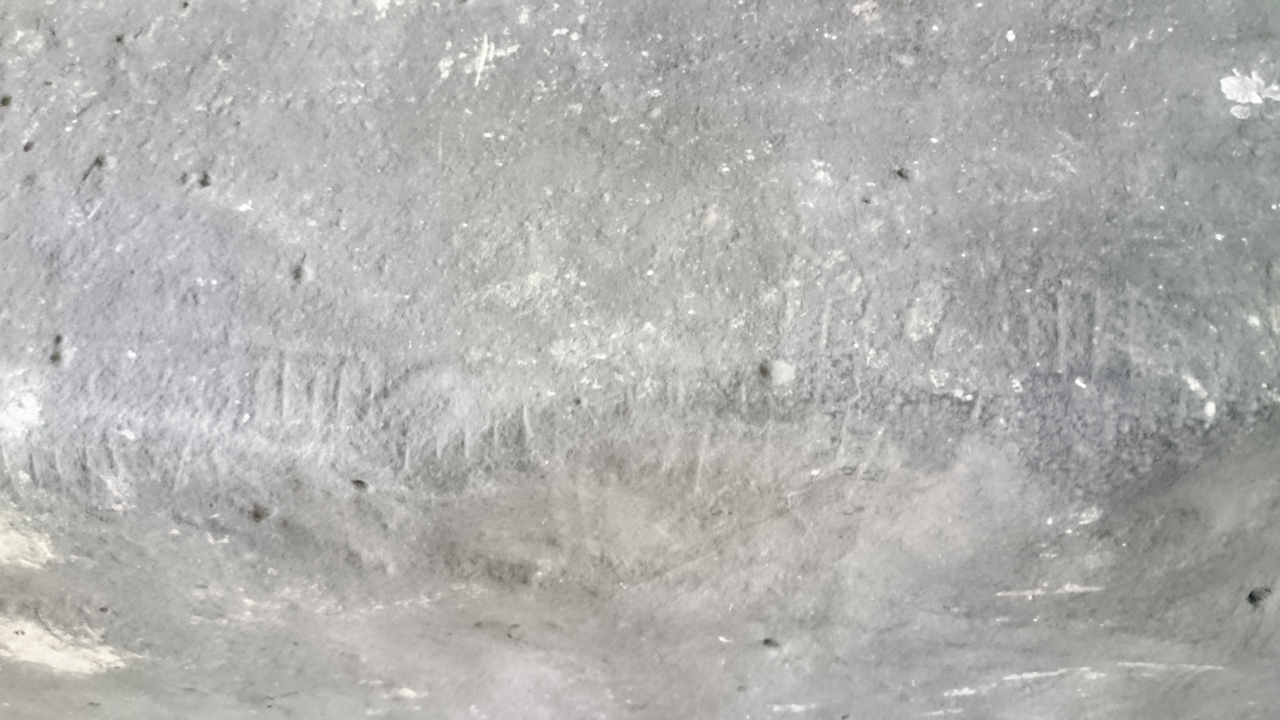
#> input picture ogham_dataset/raw/images/I-ANT-002/I-ANT-002_DIAS_000.jpg, 3840 x 2160 px (shown at 1/3 size)
$ python -i match_synthetic_style.py   (imports and definitions only)
#> lines starting #> are read from the running program, lines starting #| are printed output that depends on the picture; after the words box and inside, x2 and y2 are one past the last pixel; in counts of white or black regions, pixels touching at a corner belong together
#> further down, picture is the input picture: shape (2160, 3840, 3); mean B, G, R 174.6, 176.9, 177.1
#!/usr/bin/env python3
"""
Transform real Ogham stone images to match the synthetic training image style.

Synthetic images have:
- Small, thin strokes on grey stone-textured background
- Low contrast (dark grey strokes on lighter grey)
- Horizontal orientation along a stem line
- Significant grey padding around the inscription
- Overall muted/soft appearance

This script applies transformations to close the domain gap:
1. Convert to greyscale
2. Reduce contrast (make strokes lighter, background darker)
3. Shrink inscription and add grey padding
4. Add stone-like texture/noise
5. Soften/blur to match synthetic softness

Usage:
    python scripts/match_synthetic_style.py \
        --input ogham_dataset/curated \
        --output ogham_dataset/style_matched \
        --preview   # show before/after for first 5 images

    python scripts/match_synthetic_style.py \
        --input ogham_dataset/curated \
        --output ogham_dataset/style_matched
"""

import argparse
import os
import sys
from pathlib import Path

import cv2
import numpy as np
from PIL import Image


def match_synthetic_style(
    image: np.ndarray,
    target_height: int = 384,
    target_width: int = 0,  # 0 = auto based on aspect ratio
    inscription_scale: float = 0.3,
    bg_intensity: int = 180,
    stroke_intensity: int = 80,
    blur_sigma: float = 1.0,
    noise_sigma: float = 8.0,
    contrast_reduction: float = 0.4,
) -> np.ndarray:
    """
    Transform a real stone image to match synthetic training style.

    Args:
        image: Input BGR image
        target_height: Output image height
        target_width: Output image width
        inscription_scale: How much of the output the inscription fills (0-1)
        bg_intensity: Background grey level (0-255, higher = lighter)
        stroke_intensity: Stroke grey level (0-255, lower = darker)
        blur_sigma: Gaussian blur sigma for softening
        noise_sigma: Noise sigma for stone texture simulation
        contrast_reduction: How much to reduce contrast (0 = full contrast, 1 = no contrast)
    """
#> called with target_height = 384, target_width = 0, inscription_scale = 0.3, bg_intensity = 180, stroke_intensity = 80, blur_sigma = 1, noise_sigma = 8, contrast_reduction = 0.4
    # Auto-calculate width based on input aspect ratio
    # Synthetic images: height=384, width=134-1075 (most 200-600)
    h_in, w_in = image.shape[:2]
#> h_in = 2160; w_in = 3840
    if target_width <= 0:
        aspect = w_in / max(h_in, 1)
#> aspect = 1.78
        target_width = max(134, min(1200, int(target_height * aspect * 1.2)))
#> target_width = 819

    # Step 1: Convert to greyscale
    if len(image.shape) == 3:
        grey = cv2.cvtColor(image, cv2.COLOR_BGR2GRAY)
    else:
        grey = image.copy()

    # Step 2: Threshold to isolate strokes (adaptive for varying lighting)
    # Use Otsu's method to find the best threshold
    _, binary = cv2.threshold(grey, 0, 255, cv2.THRESH_BINARY + cv2.THRESH_OTSU)
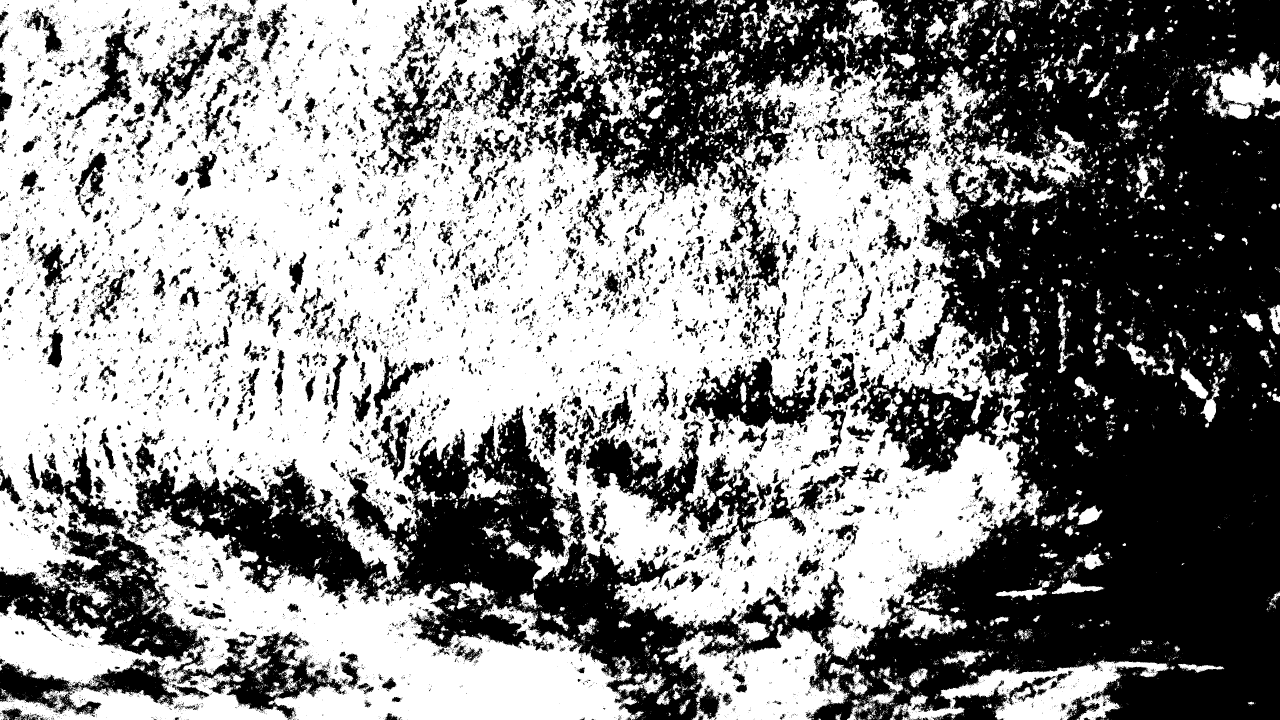
#> binary: shape (2160, 3840) (shown at 1/3 size); 54.6% white; 16861 black regions (14560 under 20 px), largest, box (x1, y1, x2, y2) and area: (392, 0, 3840, 2160) 2799727, (0, 1341, 1035, 2160) 166307, (1748, 1260, 2286, 1708) 65497

    # Invert if strokes are white on dark (we want dark strokes)
    if np.mean(binary) < 128:
        binary = 255 - binary

    # Step 3: Resize inscription to be small within the target
    h, w = binary.shape
#> h = 2160; w = 3840
    max_inscription_h = int(target_height * inscription_scale)
    max_inscription_w = int(target_width * 0.9)  # leave some margin
#> max_inscription_w = 737

    # Always resize to fit within target bounds
    scale = min(max_inscription_h / max(h, 1), max_inscription_w / max(w, 1))
#> scale = 0.0532
    new_h = max(1, int(h * scale))
#> new_h = 115
    new_w = max(1, int(w * scale))
#> new_w = 204
    resized = cv2.resize(binary, (new_w, new_h), interpolation=cv2.INTER_AREA)
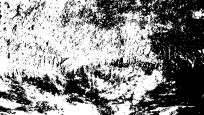
#> resized: shape (115, 204); min 0, max 255, mean 139.4

    # Clamp to target dimensions
    new_h = min(new_h, target_height)
    new_w = min(new_w, target_width)
    resized = resized[:new_h, :new_w]

    # Step 4: Create grey background and place inscription in center
    output = np.full((target_height, target_width), bg_intensity, dtype=np.uint8)

    # Center the inscription
    y_offset = max(0, (target_height - new_h) // 2)
#> y_offset = 134
    x_offset = max(0, (target_width - new_w) // 2)
#> x_offset = 307

    # Place inscription — where binary is dark (strokes), use stroke_intensity
    roi = output[y_offset:y_offset + new_h, x_offset:x_offset + new_w]
    mask = resized < 128  # stroke pixels
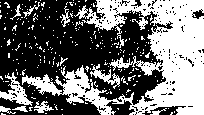
#> mask: shape (115, 204) bool; 44% white; 254 white regions (243 under 20 px), largest, box (x1, y1, x2, y2) and area: (22, 0, 204, 115) 8552, (0, 72, 33, 106) 387, (90, 64, 120, 89) 229
    # Ensure mask matches roi shape exactly
    mask = mask[:roi.shape[0], :roi.shape[1]]
    roi[mask] = stroke_intensity

    # Step 5: Reduce contrast by blending towards mid-grey
    mid_grey = np.full_like(output, bg_intensity - 20)
    output = cv2.addWeighted(output, 1 - contrast_reduction, mid_grey, contrast_reduction, 0)

    # Step 6: Add Gaussian blur to soften
    if blur_sigma > 0:
        output = cv2.GaussianBlur(output, (0, 0), blur_sigma)

    # Step 7: Add stone-like noise texture
    if noise_sigma > 0:
        noise = np.random.normal(0, noise_sigma, output.shape).astype(np.float32)
        output = np.clip(output.astype(np.float32) + noise, 0, 255).astype(np.uint8)

    # Step 8: Apply slight CLAHE for subtle local contrast (like synthetic stone texture)
    clahe = cv2.createCLAHE(clipLimit=1.5, tileGridSize=(8, 8))
    output = clahe.apply(output)

    # Convert back to RGB (3-channel grey)
    output_rgb = cv2.cvtColor(output, cv2.COLOR_GRAY2BGR)
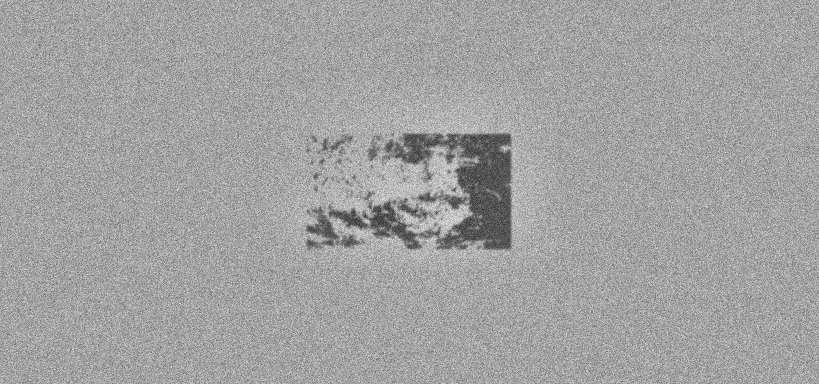
#> output_rgb: shape (384, 819, 3); min 47, max 228, mean 161.6

    return output_rgb


# [113 lines left out: functions process_directory, main, not called in this run]


# [2 lines not run here, left out]

>>> import cv2
>>> picture = cv2.imread('../ogham_dataset/raw/images/I-ANT-002/I-ANT-002_DIAS_000.jpg')
>>> result = match_synthetic_style(picture)

$ run again, on ogham_dataset/raw/images/I-ANT-003/I-ANT-003_DIAS_000.jpg
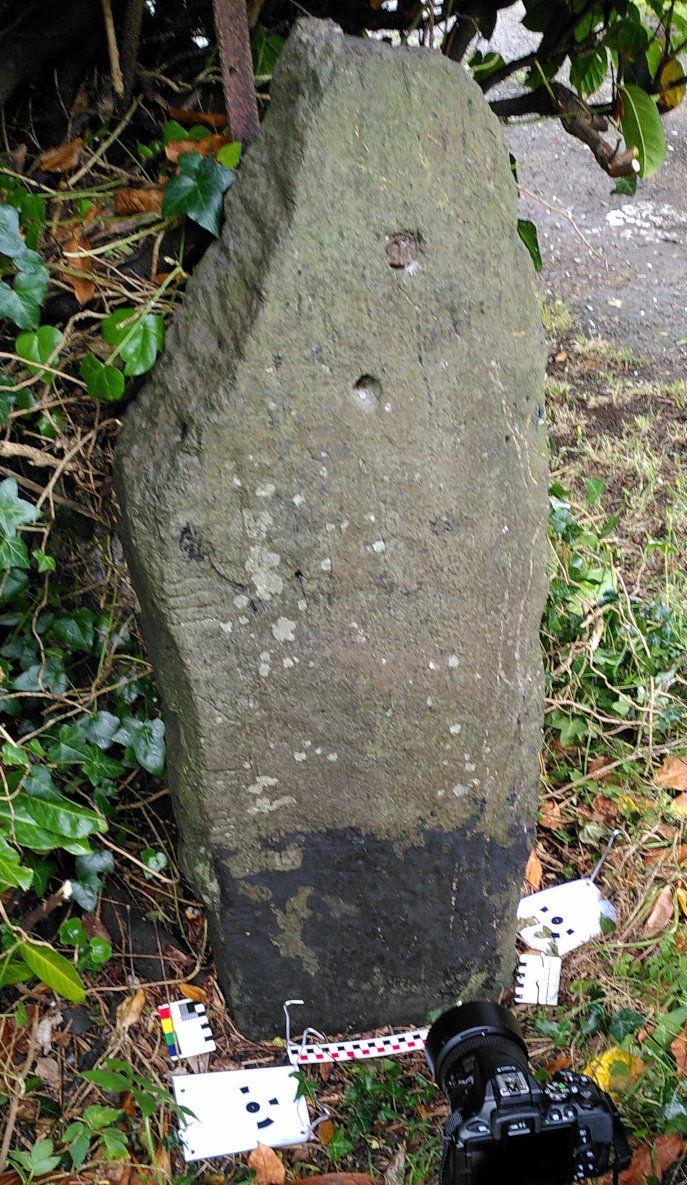
#> input picture ogham_dataset/raw/images/I-ANT-003/I-ANT-003_DIAS_000.jpg, 687 x 1185 px
#> picture is the input picture: shape (1185, 687, 3); mean B, G, R 89.1, 106.4, 106.1
#> in match_synthetic_style, `_, binary = cv2.threshold(grey, 0, 255, cv2.THRESH_BINARY + cv2.THRESH..`:
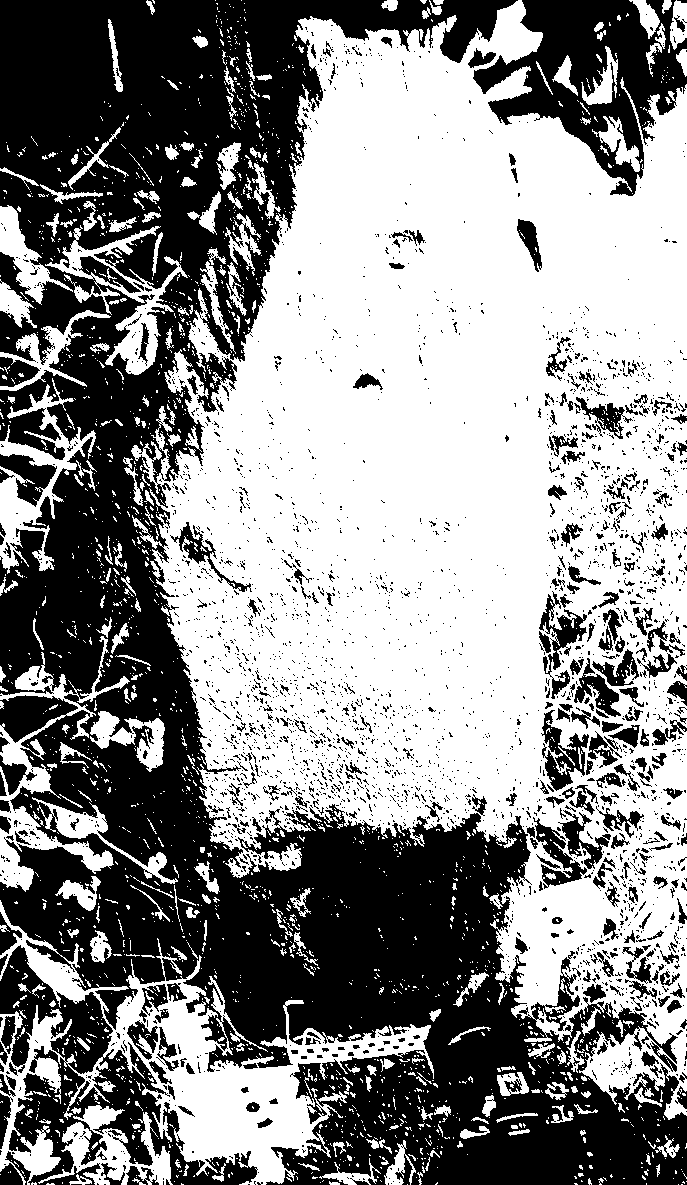
#> binary: shape (1185, 687); 54.8% white; 3143 black regions (2817 under 20 px), largest, box (x1, y1, x2, y2) and area: (0, 0, 687, 1185) 285200, (473, 0, 687, 196) 18902, (0, 945, 258, 1185) 18056
#> mask: shape (115, 66) bool; 45.9% white; 34 white regions (31 under 20 px), largest, box (x1, y1, x2, y2) and area: (0, 0, 66, 115) 3352, (52, 69, 62, 77) 31, (55, 59, 61, 70) 25
#> in match_synthetic_style, `output_rgb = cv2.cvtColor(output, cv2.COLOR_GRAY2BGR)`:
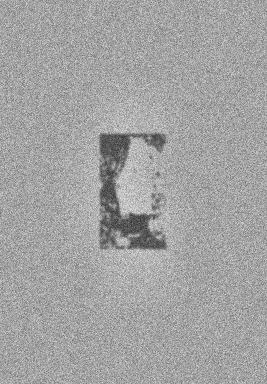
#> output_rgb: shape (384, 267, 3); min 48, max 227, mean 162.6
